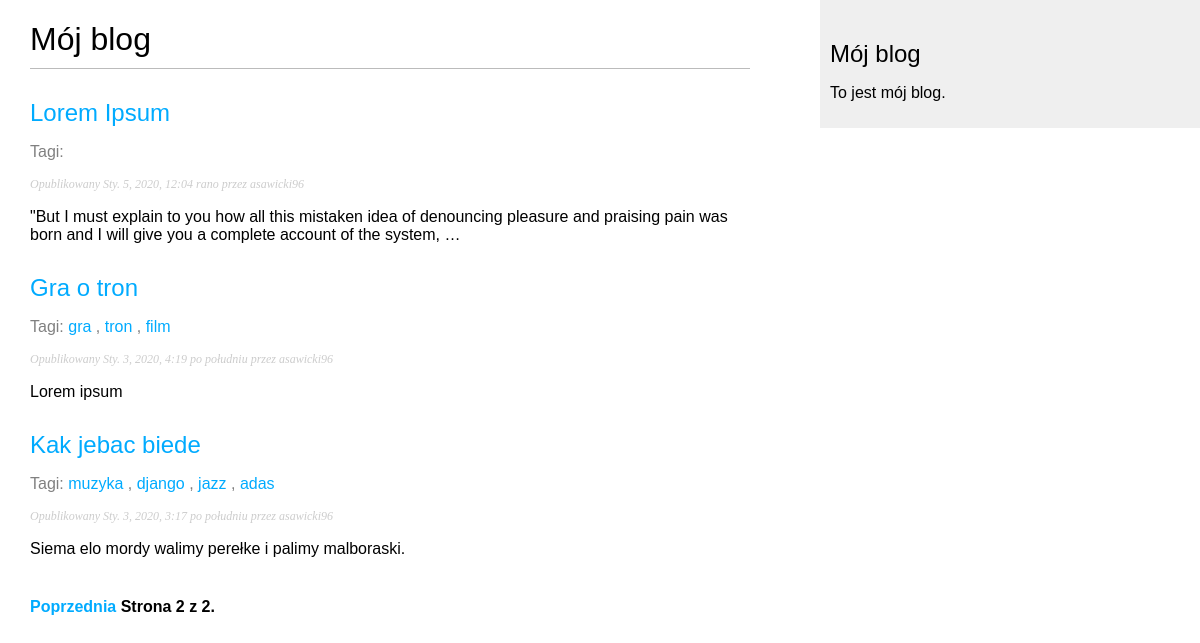
The app's page /blog/list/?page=2 with its own data.
### blog/models.py (models this page shows, shortened)
class Post(models.Model):
    STATUS_CHOICES = (
        ('draft', 'Roboczy'),
        ('published', 'Opublikowany'),
    )
    title = models.CharField(max_length=250)
    slug = models.SlugField(max_length=250,
                            unique_for_date='publish')
    author = models.ForeignKey(User,
                               related_name='blog_post',
                               on_delete=models.CASCADE)
    body = models.TextField()
    publish = models.DateTimeField(default=timezone.now)
    created = models.DateTimeField(auto_now_add=True)
    updated = models.DateTimeField(auto_now=True)
    status = models.CharField(max_length=10,
                              choices=STATUS_CHOICES,
                              default='draft')
    tags = TaggableManager()
    class Meta:
        ordering = ('-publish',)
    objects = models.Manager()
    published = PublishedManager()
    def get_absolute_url(self):
        return reverse("blog:post_detail",
                        args=[self.publish.strftime('%Y'),
                              self.publish.strftime('%m'),
                              self.publish.strftime('%d'),
                              self.slug])

### blog/views.py (the view)
# urls.py: re_path('list/', views.post_list, name = 'post_list'),
def post_list(request, tag_slug=None):
    object_list = Post.published.all()
    tag = None
    if tag_slug:
        tag = get_object_or_404(Tag, slug=tag_slug)
        object_list = object_list.filter(tags__in=[tag])
    paginator = Paginator(object_list, 3)
    page = request.GET.get('page')
    try:
        posts = paginator.page(page)
    except PageNotAnInteger:
        posts = paginator.page(1)
    except EmptyPage:
        posts = paginator.page(paginator.num_pages)
    return render(request,
                  'blog/post/list.html',
                  {'page':page,
                   'posts':posts,
                   'tag': tag})

### blog/models.py (called while the page is built)
    def get_queryset(self):
        return super(PublishedManager,
                     self).get_queryset()\
                          .filter(status='published')

### blog/templates/blog/post/list.html (shortened to what this page needs)
{% extends "blog/base.html" %}
{% block content %}
  <h1>Mój blog</h1>
  {% for post in posts %}
    <h2>
      <a href="{{ post.get_absolute_url }}">
        {{ post.title }}
      </a>
        <p class = 'tags'>
          Tagi:
          {% for tag in post.tags.all %}
            <a href='{% url "blog:post_list_by_tag" tag.slug %}'>
              {{tag.name}}
            </a>
            {% if not forloop.last %}, {% endif %}
          {% endfor %}
        </p>
    </h2>
    <p class="date">
      Opublikowany {{ post.publish }} przez {{ post.author }}
    </p>
    {{ post.body|truncatewords:30|linebreaks }}
  {% endfor %}
  {% include "pagination.html" with page=posts %}
{% endblock %}

### blog/templates/blog/base.html (shortened to what this page needs)
{% load static %}
<!DOCTYPE html>
<html>
<head>
  <link href="{% static "css/blog.css" %}" rel="stylesheet">
</head>
<body>
  <div id="content">
    {% block content %}
    {% endblock %}
  </div>
  <div id="sidebar">
    <h2>Mój blog</h2>
      <p>To jest mój blog.</p>
  </div>
</body>
</html>

### blog/templates/pagination.html (shortened to what this page needs)
<div class="pagination">
  <span class="step-links">
    {% if page.has_previous %}
      <a href="?page={{ page.previous_page_number }}">Poprzednia</a>
    {% endif %}
    <span class="current">
      Strona {{ page.number }} z {{ page.paginator.num_pages }}.
    </span>
  </span>
</div>

### blog/static/css/blog.css (style rules this page uses)
body { margin:0; padding:0; font-family:helvetica, sans-serif; }
a { color:#00abff; text-decoration:none; }
h1 { font-weight:normal; border-bottom:1px solid #bbb; padding:0 0 10px 0; }
h2 { font-weight:normal; margin:30px 0 0; }
#content { float:left; width:60%; padding:0 0 0 30px; }
#sidebar { float:right; width:30%; padding:10px; background:#efefef; height:100%; }
p.date { color:#ccc; font-family: georgia, serif; font-size: 12px; font-style: italic; }
.pagination { margin:40px 0; font-weight:bold; }
.tags { font-size: medium; font-weight: 500; color: gray; }

### records on screen
Post: title "Lorem Ipsum", publish "Sty. 5, 2020, 12:04 rano", author "asawicki96", body "\"But I must explain to you how all this mistaken idea of denouncing pleasure and praising pain was born and I will give you a complete account of the system, …"
Post: title "Gra o tron", publish "Sty. 3, 2020, 4:19 po południu", author "asawicki96", body "Lorem ipsum"
Tag: name "gra"
Tag: name "tron"
Tag: name "film"
Post: title "Kak jebac biede", publish "Sty. 3, 2020, 3:17 po południu", author "asawicki96", body "Siema elo mordy walimy perełke i palimy malboraski."
Tag: name "muzyka"
Tag: name "django"
Tag: name "jazz"
Tag: name "adas"

### other values on screen
{{ page.number }} "2"
{{ page.paginator.num_pages }} "2"
